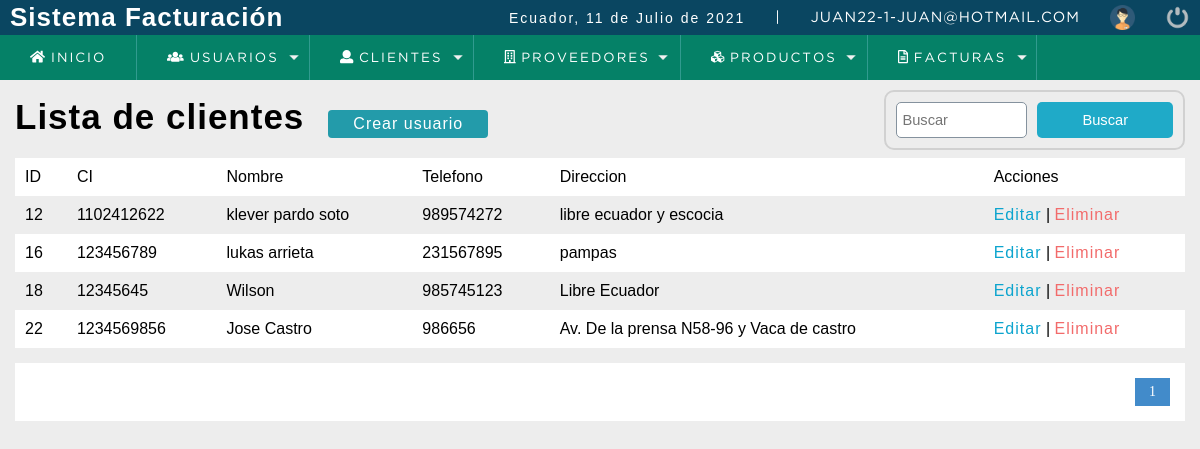
The page /sistema/buscar_cliente.php?busqueda=12 (signed in) on the database its author committed.
### tables this page shows
CREATE TABLE `cliente` (
  `idcliente` int(11) NOT NULL,
  `nit` int(11) DEFAULT NULL,
  `idtipo` int(11) NOT NULL,
  `nombre` varchar(80) DEFAULT NULL,
  `telefono` int(11) DEFAULT NULL,
  `direccion` text DEFAULT NULL,
  `estatus` int(11) NOT NULL DEFAULT 1,
  `date_add` datetime NOT NULL DEFAULT current_timestamp(),
  `usuario_id` int(11) NOT NULL
);

### sistema/buscar_cliente.php (the view, shortened to what this page needs)
<!DOCTYPE html>
<html lang="en">
    <head>
        <?PHP
        include "../sistema/recursos/scripts.php";
        ?>
    </head>
    <body>
        <?PHP
        include "../sistema/recursos/header.php";
        ?>
        <section id="container">
            <?PHP
                $busqueda = strtolower($_REQUEST['busqueda']);
            ?>
            <h1>Lista de clientes</h1>
            <a href="../sistema/registro_cliente.php" class="btn_new">Crear usuario</a>
            <form action="buscar_cliente.php" method="GET" class="form_search">
                <input type="text" name="busqueda" id ="busqueda" placeholder="Buscar" <?PHP echo $busqueda; ?>>
                <input type="submit" value="Buscar" class="btn_search">
            </form>
            <table>
                <tr>
                    <td>ID</td>
                    <td>CI</td>
                    <td>Nombre</td>
                    <td>Telefono</td>
                    <td>Direccion</td>
                    <td>Acciones</td>
                </tr>
                <?PHP
                $sql_registe = mysqli_query($conexion,"SELECT COUNT(*) as total_registro FROM cliente "
                        . "                                             WHERE(idcliente LIKE '%$busqueda%' OR "
                        . "                                             nit LIKE '%$busqueda%' OR "
                        . "                                             nombre LIKE '%$busqueda%' OR "
                        . "                                             telefono LIKE '$busqueda' OR "
                        . "                                             direccion LIKE '%$busqueda%') "
                        . "                                             AND estatus=1");
                $result_register = mysqli_fetch_array($sql_registe);
                $total_registro = $result_register['total_registro'];
                $por_pagina = 5;
                if(empty($_GET['pagina'])){
                    $pagina = 1;
                }else{
                    $pagina=$_GET['pagina'];
                }
                $desde = ($pagina-1)* $por_pagina;
                $total_paginas = ceil($total_registro / $por_pagina);
                $query = mysqli_query($conexion, "SELECT * FROM cliente "
                        . "                       WHERE ("
                        . "                               idcliente LIKE '%$busqueda%' OR"
                        . "                               nit LIKE '%$busqueda%' OR"
                        . "                               nombre LIKE '%$busqueda%' OR"
                        . "                               telefono LIKE '%$busqueda%' OR"
                        . "                               direccion LIKE '%$busqueda%')"
                        . "                                 AND"
                        . "                        estatus = 1 ORDER BY  idcliente  ASC LIMIT $desde,$por_pagina ");
                $result = mysqli_num_rows($query);
                if ($result > 0) {
                    while ($data = mysqli_fetch_array($query)) {
                        ?>
                        <tr>
                            <td><?PHP echo $data["idcliente"];?></td>
                            <td><?PHP echo $data["nit"];?> </td>
                            <td><?PHP echo $data["nombre"];?></td>
                            <td><?PHP echo $data["telefono"];?></td>
                            <td><?PHP echo $data["direccion"];?></td>
                            <td>
                                <a class="link_edit" href="../sistema/editar_cliente.php?id=<?PHP echo $data["idcliente"];?>">Editar</a>
                                  <?PHP
                                    if($_SESSION['rol'] == 1 || $_SESSION['rol'] == 3){
                                ?>
                                |
                                <a class="link_delete" href="../sistema/eliminar_confirmar_usuario.php?id=<?PHP echo $data["idcliente"];?>">Eliminar</a>
                                <?PHP }?>
                            </td>
                        </tr>
                  <?PHP
                        }
                }
                ?>
                    </table>
            <?PHP
                if($total_registro!=0){
            ?>
            <div class="paginador">
                <ul>
                    <?PHP
                        for ($i = 1; $i <= $total_paginas; $i++) {
                        if($i == $pagina){
                              echo '<li class= "pageSelected">'.$i.'</a></li>';
                        }else{
                            echo '<li><a href="?pagina='.$i.'&busqueda='.$busqueda.'">'.$i.'</a></li>';
                        }
                        }
                     ?>
                </ul>
            </div>
            <?PHP
                }
             ?>
            </section>
    </body>
</html>

### sistema/css/style.css (style rules this page uses)
* { margin: 0; padding: 0; box-sizing: border-box; }
body { background: #ededed; }
h1, h2, h3, h4, h5, h6 { font-family: 'arial'; font-weight: bold; letter-spacing: 1px; }
h1 { font-size: 26px; }
a { text-decoration: none; font-family: arial; letter-spacing: 1px; }
#container { padding: 90px 15px 15px; }
form { background: #FFF; margin: auto; padding: 20px 50px; border: 2px solid #d1d1d1; }
input,select { display: block; width: 100%; font-size: 11pt; padding: 5px; border: 1px solid #85929e; border-radius: 5px; }
#container h1 { font-size: 35px; display: inline-block; }
.btn_new { display: inline-block; background: #239baa; color: #FFF; padding: 5px 25px; border-radius: 4px; margin: 20px; }
table { border-collapse: collapse; font-size: 12pt; font-family: 'arial'; width: 100%; }
table tr:nth-child(odd) { background: #FFF; }
table td { padding: 10px; }
.link_edit { color: #0ca4ce; }
.link_delete { color: #f26b6b; }
.paginador ul { padding: 15px; list-style: none; background: #FFF; margin-top: 15px; display: -webkit-flex; display: -moz-flex; display: -ms-flex; display: -o-flex; display: flex; justify-content: flex-end; }
.paginador a, .pageSelected { color: #428bca; border: 1px solid #ddd; padding: 5px; display: inline-block; font-size: 14px; text-align: center; width: 35px; }
.pageSelected { color: #FFF; background: #428bca; border: 1px solid #428bca; }

### sistema/css/style2.css (style rules this page uses)
.form_search { display: -webkit-flex; display: -moz-flex; display: -ms-flex; display: -o-flex; display: flex; float: right; background: initial; padding: 10px; border-radius: 10px; }
.form_search .btn_search { background: #1faac8; color: #FFF; padding: 10px; border: 0; cursor: pointer; margin-left: 10px; display: -webkit-flex; display: -moz-flex; display: -ms-flex; display: -o-flex; display: flex; border-radius: 5px; }

### rows shown on the page
cliente: idcliente "12", nit "1102412622", nombre "klever pardo soto", telefono "989574272", direccion "libre ecuador y escocia"
cliente: idcliente "16", nit "123456789", nombre "lukas arrieta", telefono "231567895", direccion "pampas"
cliente: idcliente "18", nit "12345645", nombre "Wilson", telefono "985745123", direccion "Libre Ecuador"
cliente: idcliente "22", nit "1234569856", nombre "Jose Castro", telefono "986656", direccion "Av. De la prensa N58-96 y Vaca de castro"

### other values the page prints
fechaC() "11 de Julio de 2021"
$_SESSION['user'] "JUAN22"
$_SESSION['rol'] "1"
$_SESSION['email'] "JUAN@HOTMAIL.COM"
